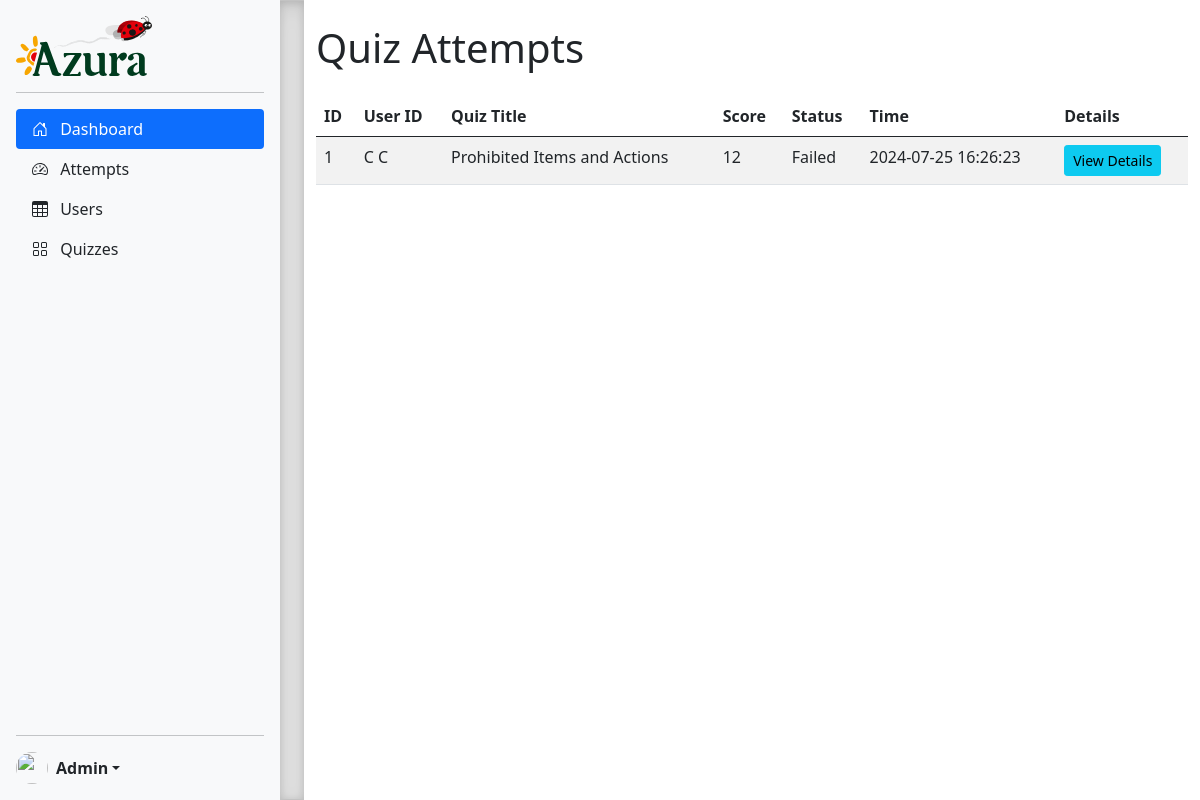
The app's page /admin/attempts, older data.
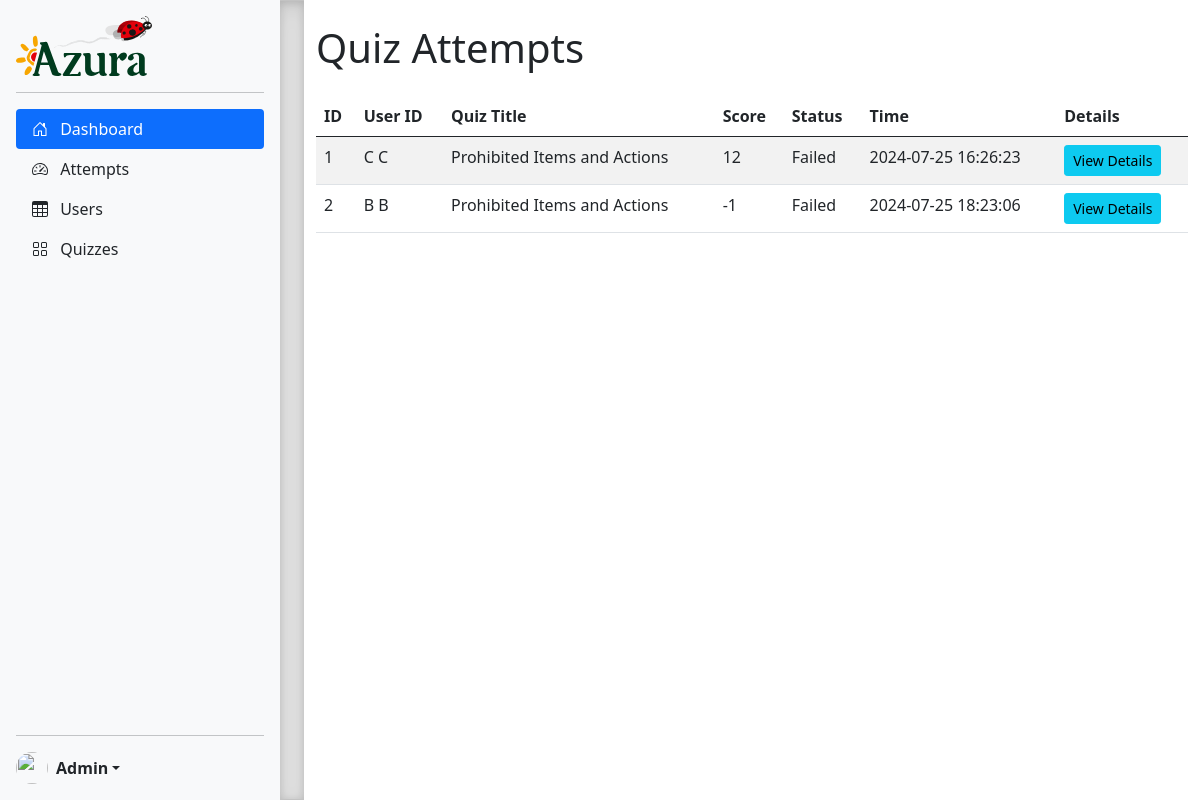
The same page, newer data.
### models.py (models this page shows, shortened)
class Attempt(db.Model):
    __tablename__ = 'Attempts'
    id = db.Column(db.Integer, primary_key=True, autoincrement=True)
    user_id = db.Column(db.Integer, db.ForeignKey('Users.id'), nullable=False)
    quiz_id = db.Column(db.Integer, db.ForeignKey('Quizzes.id'), nullable=False)
    score = db.Column(db.Integer, nullable=False)
    status = db.Column(db.String, nullable=False)
    time = db.Column(db.DateTime, nullable=False)
    user = db.relationship('User', backref='attempts')
    quiz = db.relationship('Quiz', backref='attempts')
    answers = db.relationship("Answer", backref="attempts")

class User(db.Model, UserMixin):
    __tablename__ = 'Users'
    id = db.Column(db.Integer, primary_key=True, autoincrement=True)
    emp_id = db.Column(db.String, nullable=False)
    cin = db.Column(db.String, nullable=False)
    first_name = db.Column(db.String, nullable=False)
    last_name = db.Column(db.String, nullable=False)
    service = db.Column(db.String, nullable=False)
    site = db.Column(db.String, nullable=False)
    password = db.Column(db.String, nullable=False)

class Quiz(db.Model):
    __tablename__ = 'Quizzes'
    id = db.Column(db.Integer, primary_key=True)
    title = db.Column(db.String, nullable=False)
    language = db.Column(db.String, nullable=False)
    is_active = db.Column(db.Boolean, default=False)  # Add this field
    questions = db.relationship("Question", back_populates="quiz")

### admin.py (the view)
@admin_bp.route('/attempts')
def view_attempts():
    attempts = db.session.query(Attempt, User, Quiz).join(User).join(Quiz).all()
    return render_template('admin/view_attempts.html', attempts=attempts)

### app.py (called while the page is built)
@app.before_request
def set_default_language():
    if 'language' not in session:
        session['language'] = 'fr'

### templates/admin/view_attempts.html (shortened to what this page needs)
{% extends "admin/sidebar.html" %} {% block title %}Attempts{% endblock %} {%
block content %}
<div class="container mt-4">
  <h1 class="mb-4">Quiz Attempts</h1>
  <table class="table table-striped">
    <thead>
      <tr>
        <th>ID</th>
        <th>User ID</th>
        <th>Quiz Title</th>
        <th>Score</th>
        <th>Status</th>
        <th>Time</th>
        <th>Details</th>
      </tr>
    </thead>
    <tbody>
      {% for attempt, user, quiz in attempts %}
      <tr>
        <td>{{ attempt.id }}</td>
        <td>{{ user.first_name }} {{ user.last_name }}</td>
        <td>{{ quiz.title }}</td>
        <td>{{ attempt.score }}</td>
        <td>{{ attempt.status }}</td>
        <td>{{ attempt.time.strftime('%Y-%m-%d %H:%M:%S') }}</td>
        <td>
          <a
            href="#"
            class="btn btn-info btn-sm"
            data-bs-toggle="modal"
            data-bs-target="#attemptModal{{ attempt.id }}"
            >View Details</a
          >
        </td>
      </tr>
      {% endfor %}
    </tbody>
  </table>
</div>
{% endblock %}

Row changes from the older to the newer data that the page shows:
added Attempt: id "2", first_name "B", last_name "B", title "Prohibited Items and Actions", score "-1", status "Failed", time "2024-07-25 18:23:06"
